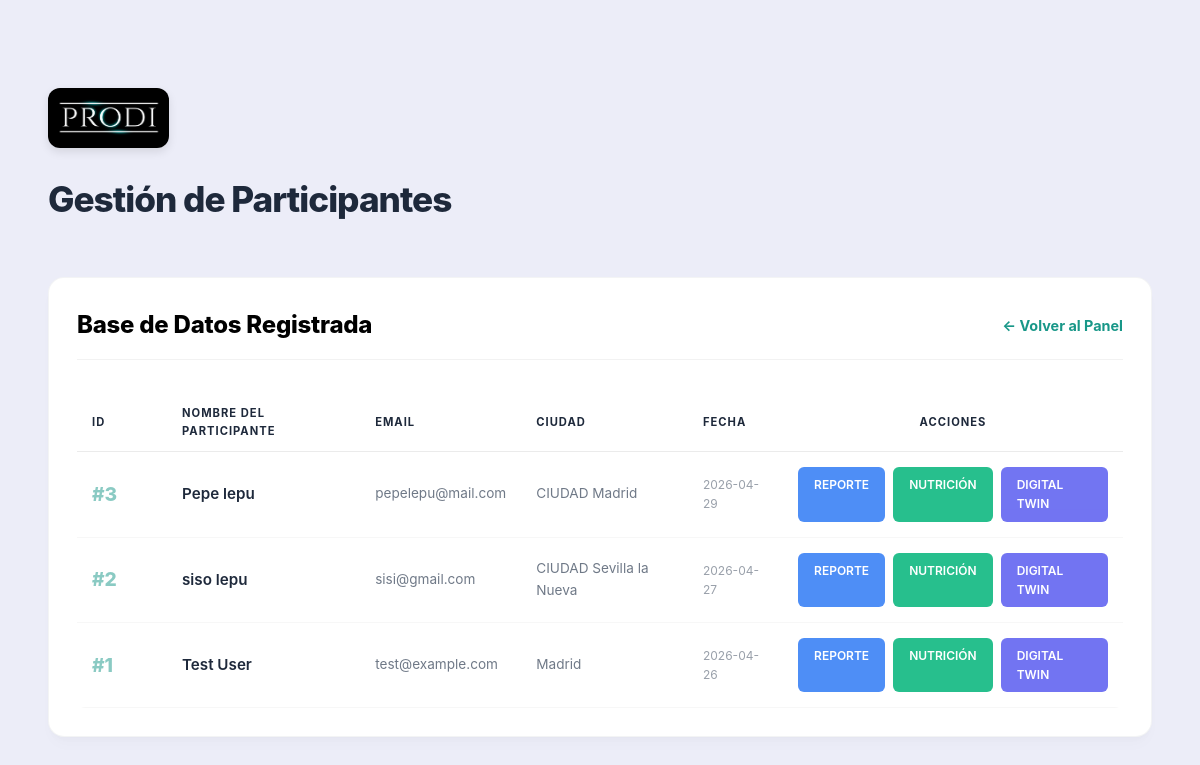
/lista_participantes (signed in), run on an earlier commit of the app's database.
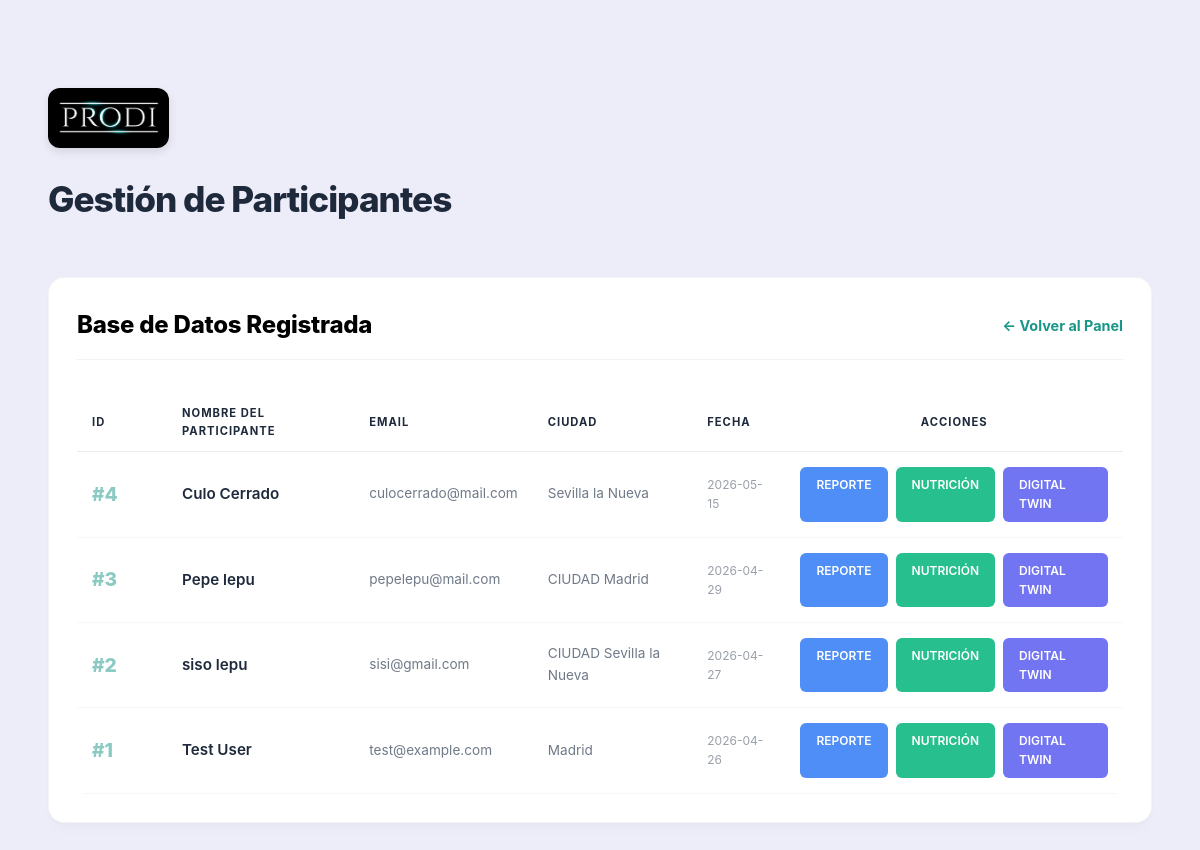
And on a later commit of the database.
### tables this page shows
CREATE TABLE historias_clinicas (
            id INTEGER PRIMARY KEY AUTOINCREMENT,
            fecha_registro TEXT DEFAULT CURRENT_TIMESTAMP,
            nombre TEXT, apellidos TEXT, edad INTEGER, sexo TEXT,
            email TEXT, telefono TEXT, ciudad TEXT, pais TEXT,
            antecedentes TEXT, presion_sistolica INTEGER, presion_diastolica INTEGER,
            medicamento_presion TEXT, glucosa_ayunas INTEGER, medicamento_glucosa TEXT,
            hba1c REAL, colesterol_total INTEGER, trigliceridos INTEGER,
            colesterol_ldl INTEGER, colesterol_hdl INTEGER, medicamento_lipidos TEXT,
            peso_kg REAL, talla_cm REAL, perimetro_abdominal REAL, medicamento_peso TEXT,
            desea_bajar_peso TEXT, porcentaje_perdida TEXT, tiempo_perdida TEXT,
            habito_tabaquico TEXT, exposicion_humo TEXT, nivel_actividad TEXT,
            minutos_actividad_semana TEXT, raciones_frutas INTEGER, raciones_vegetales INTEGER,
            raciones_grano_entero INTEGER, raciones_pescado INTEGER, vasos_bebidas_azucaradas INTEGER,
            habitos_sal TEXT, frecuencia_lacteos TEXT, frecuencia_carnes TEXT,
            frecuencia_alcohol TEXT, cantidad_alcohol TEXT, puntuacion_sueno INTEGER,
            ronca TEXT, circunferencia_cuello REAL, enfermedades_presentadas TEXT,
            escala_salud_hoy INTEGER, ansiedad_nervios TEXT, control_preocupacion TEXT,
            poco_interes TEXT, sentimiento_deprimido TEXT, nivel_optimismo INTEGER,
            nivel_pesimismo INTEGER, notas_medico TEXT, analisis_driver TEXT,
            rec_actividad TEXT, rec_alcohol TEXT, rec_ansiedad TEXT, rec_apnea TEXT,
            rec_azucar TEXT, rec_carnes TEXT, rec_depresion TEXT, rec_frutas TEXT,
            rec_glucosa TEXT, rec_granos TEXT, rec_lacteos TEXT, rec_lipidos_cardio TEXT,
            rec_lipidos TEXT, rec_optimismo TEXT, rec_pasivo TEXT, rec_pescado TEXT,
            rec_pesimismo TEXT, rec_presion TEXT, rec_sodio TEXT, rec_tabaco TEXT,
            rec_vegetales TEXT, diag_lipidos TEXT,
            -- Metas Nutricionales
            calorias_diarias REAL, gramos_carbohidratos REAL, porciones_vegetales INTEGER, 
            porciones_fruta INTEGER, gramos_proteina_total REAL, gramos_grasa REAL, 
            meta_kg REAL, total_perder_kg REAL, tiempo_meses INTEGER
        , reporte_visto INTEGER DEFAULT 0);

### app.py (the view)
@app.route('/lista_participantes')
@login_required
def lista_participantes():
    if session.get('role') != 'admin':
        return redirect(url_for('landing_usuario'))
    conn = sqlite3.connect('prodi_salud.db')
    conn.row_factory = sqlite3.Row
    cursor = conn.cursor()
    cursor.execute("SELECT * FROM historias_clinicas ORDER BY fecha_registro DESC")
    pacientes = cursor.fetchall()
    conn.close()
    return render_template('lista_participantes.html', pacientes=pacientes)

### app.py (called while the page is built)
def login_required(f):
    @wraps(f)
    def decorated_function(*args, **kwargs):
        if 'user_id' not in session:
            return redirect(url_for('login'))
        return f(*args, **kwargs)
    return decorated_function

### templates/lista_participantes.html (shortened to what this page needs)
<!DOCTYPE html>
<html lang="es">
<head>
    <link rel="stylesheet" href="{{ url_for('static', filename='css/styles_reporte.css') }}">
</head>
<body class="dashboard-container" style="display: block; padding: 20px;">
    <div class="list-container">
        <header style="margin-bottom: 50px; text-align: left;">
            <div style="margin-bottom: 15px;">
                <img src="{{ url_for('static', filename='img/logo.jpg') }}" alt="PRODI" style="height: 60px; border-radius: 12px; box-shadow: 0 4px 10px rgba(0,0,0,0.1);">
            </div>
            <h1 style="font-size: 2.2rem; font-weight: 800; color: var(--color-secondary); margin: 0; letter-spacing: -1px;">
                Gestión de Participantes
            </h1>
        </header>
        <div class="glass-card">
            <div style="display: flex; justify-content: space-between; align-items: center; margin-bottom: 30px; padding-bottom: 15px; border-bottom: 1px solid rgba(0,0,0,0.05);">
                <h2 style="color: #000; margin: 0; font-size: 1.5rem; font-weight: 800;">Base de Datos Registrada</h2>
                <a href="/" class="back-link" style="color: var(--color-accent);">← Volver al Panel</a>
            </div>
            <div class="table-responsive">
                <table>
                    <thead>
                        <tr>
                            <th style="width: 60px;">ID</th>
                            <th>Nombre del Participante</th>
                            <th>Email</th>
                            <th>Ciudad</th>
                            <th>Fecha</th>
                            <th style="text-align: center;">Acciones</th>
                        </tr>
                    </thead>
                    <tbody>
                        {% for p in pacientes %}
                        <tr>
                            <td><span class="highlight-score" style="opacity: 0.5;">#{{ p.id }}</span></td>
                            <td class="participant-name">{{ p.nombre }} {{ p.apellidos }}</td>
                            <td style="opacity: 0.7; font-size: 0.85rem;">{{ p.email }}</td>
                            <td style="opacity: 0.7; font-size: 0.85rem;">{{ p.ciudad }}</td>
                             <td style="opacity: 0.5; font-size: 0.75rem;">{{ p.fecha_registro[:10] }}</td>
                            <td>
                                <div style="display: flex; gap: 8px; justify-content: center;">
                                    <a href="{{ url_for('reporte_detalle', p_id=p.id) }}"
                                        class="btn-action" style="background-color: #3B82F6; border: none; font-weight: 600; opacity: 0.9;">
                                        Reporte
                                    </a>
                                    <a href="{{ url_for('reporte_nutricional', p_id=p.id) }}" class="btn-action"
                                        style="background-color: #10B981; border: none; font-weight: 600; opacity: 0.9;">
                                        Nutrición
                                    </a>
                                    <a href="{{ url_for('ver_gemelo', p_id=p.id) }}" class="btn-action"
                                        style="background-color: #6366F1; border: none; font-weight: 600; opacity: 0.9;">
                                        Digital Twin
                                    </a>
                                </div>
                            </td>
                        </tr>
                        {% endfor %}
                    </tbody>
                </table>
            </div>
        </div>
    </div>
</body>
</html>

### static/css/styles_reporte.css (style rules this page uses)
:root { --color-bg: #ECEDF8; --color-primary: #334155; --color-secondary: #1E293B; --color-accent: #189788; --color-success: #10B981; --color-warning: #F59E0B; --card-bg: #FFFFFF; --card-border: rgba(51, 65, 85, 0.06); --card-shadow: 0 10px 15px -3px rgba(0, 0, 0, 0.02), 0 4px 6px -2px rgba(0, 0, 0, 0.02); }
body { font-family: 'Inter', system-ui, -apple-system, sans-serif; background-color: var(--color-bg); color: var(--color-primary); line-height: 1.6; font-size: 16px; padding: 30px; -webkit-font-smoothing: antialiased; }
h1, h2, h3, h4 { color: var(--color-secondary); font-weight: 700; letter-spacing: -0.01em; }
.glass-card, .glass-green, .glass-orange { background: var(--card-bg) !important; backdrop-filter: none !important; -webkit-backdrop-filter: none !important; color: #000000 !important; border: 1px solid var(--card-border) !important; border-radius: 16px; box-shadow: var(--card-shadow); padding: 28px; transition: transform 0.2s ease; }
.highlight-score { font-weight: 800; color: var(--color-accent); font-size: 1.2rem; }
.dashboard-container { display: flex; min-height: 100vh; }

### templates/lista_participantes.html (style rules this page uses)
.list-container { max-width: 1250px; margin: 40px auto; padding: 20px; }
table { width: 100%; border-collapse: collapse; color: #f0f0f0; margin-top: 20px; }
th { background: rgba(255, 255, 255, 0.05); color: var(--color-accent); text-transform: uppercase; letter-spacing: 0.1em; padding: 15px; text-align: left; border-bottom: 2px solid var(--color-primary); font-size: 0.85rem; }
td { padding: 15px; border-bottom: 1px solid rgba(255, 255, 255, 0.05); font-size: 0.9rem; }
.btn-action { padding: 8px 16px; border-radius: 6px; text-decoration: none; font-size: 0.75rem; font-weight: 800; text-transform: uppercase; transition: all 0.3s ease; display: inline-block; border: 1px solid rgba(255, 255, 255, 0.1); color: white !important; }
.back-link { color: var(--color-secondary); text-decoration: none; font-weight: bold; font-size: 0.9rem; display: flex; align-items: center; gap: 5px; transition: 0.3s; }
table { color: var(--color-primary); border-radius: 8px; overflow: hidden; }
th { background: transparent !important; color: var(--color-secondary) !important; font-weight: 700 !important; border-bottom: 1px solid rgba(0,0,0,0.08) !important; font-size: 0.7rem !important; letter-spacing: 1px !important; padding-bottom: 10px !important; }
td { color: var(--color-primary) !important; border-bottom: 1px solid rgba(0,0,0,0.03) !important; font-weight: 400; }
.participant-name { color: var(--color-secondary) !important; font-weight: 600 !important; font-size: 0.95rem; }

What changed in the data, as far as the page shows it:
added historias_clinicas: id "4", nombre "Culo", apellidos "Cerrado", email "culocerrado@mail.com", ciudad "Sevilla la Nueva", fecha_registro "2026-05-15"
